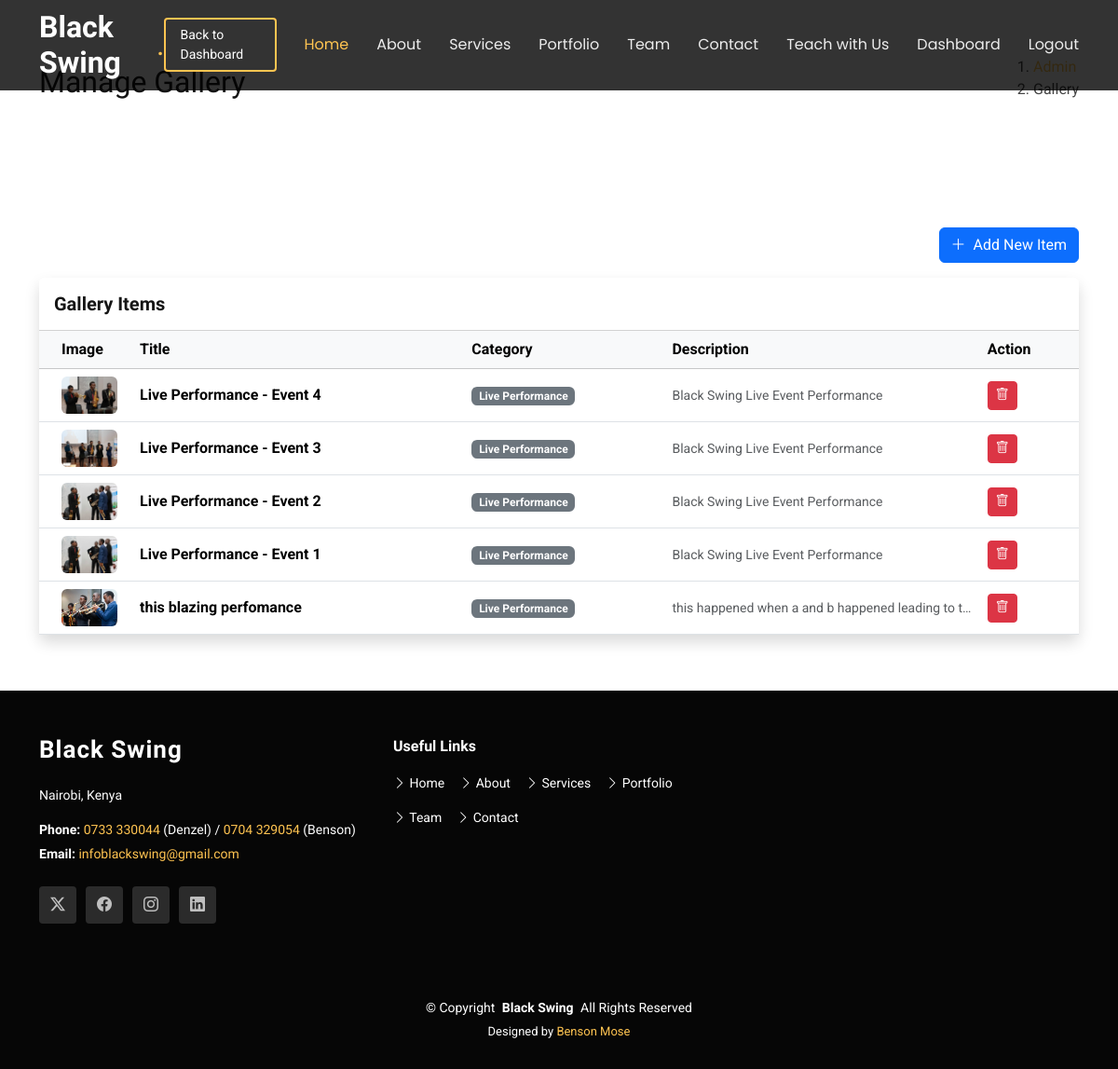
Screenshot of /dashboard/admin/gallery/ (signed in) with the database file from the repository.
### portfolio/models.py (models this page shows, shortened)
class Project(models.Model):
    CATEGORY_CHOICES = [
        ('live', 'Live Performance'),
        ('weddings', 'Weddings'),
        ('corporate', 'Corporate Events'),
    ]
    title = models.CharField(max_length=200)
    category = models.CharField(max_length=50, choices=CATEGORY_CHOICES, default='live')
    description = models.TextField(blank=True, help_text="Caption or description for this gallery item")
    image = models.ImageField(upload_to='portfolio_images/')
    created_at = models.DateTimeField(auto_now_add=True)
    class Meta:
        ordering = ['-created_at']

### dashboard/views.py (the view)
# urls.py: path('admin/gallery/', views.manage_gallery, name='manage_gallery'),
@login_required
def manage_gallery(request):
    if not request.user.is_superuser:
        return redirect('dashboard_redirect')
    items = Project.objects.all().order_by('-created_at')
    return render(request, 'dashboard/manage_gallery.html', {'items': items})

### core/context_processors.py (called while the page is built)
def unread_messages_count(request):
    if request.user.is_authenticated and request.user.is_superuser:
        messages_count = ContactMessage.objects.filter(is_read=False).count()
        bookings_count = ServiceBooking.objects.filter(is_read=False).count()
        return {'unread_messages_count': messages_count + bookings_count}
    return {}

### templates/dashboard/manage_gallery.html
{% extends 'base.html' %}
{% load static %}
{% block content %}
<section class="breadcrumbs">
    <div class="container">
        <div class="d-flex justify-content-between align-items-center">
            <h2>Manage Gallery</h2>
            <ol>
                <li><a href="{% url 'admin_dashboard' %}">Admin</a></li>
                <li>Gallery</li>
            </ol>
        </div>
    </div>
</section>
<section class="inner-page">
    <div class="container">
        <div class="d-flex justify-content-end mb-3">
            <a href="{% url 'add_gallery_item' %}" class="btn btn-primary"><i class="bi bi-plus-lg me-1"></i> Add New
                Item</a>
        </div>
        <div class="card shadow border-0">
            <div class="card-header bg-white py-3">
                <h5 class="mb-0 fw-bold">Gallery Items</h5>
            </div>
            <div class="card-body p-0">
                <div class="table-responsive">
                    <table class="table table-hover align-middle mb-0">
                        <thead class="table-light">
                            <tr>
                                <th class="ps-4" style="width: 100px;">Image</th>
                                <th>Title</th>
                                <th>Category</th>
                                <th>Description</th>
                                <th>Action</th>
                            </tr>
                        </thead>
                        <tbody>
                            {% for item in items %}
                            <tr>
                                <td class="ps-4">
                                    {% if item.image %}
                                    <img src="{{ item.image.url }}" class="rounded" width="60" height="40"
                                        style="object-fit: cover;">
                                    {% else %}
                                    <span class="text-muted small">No Img</span>
                                    {% endif %}
                                </td>
                                <td class="fw-bold">{{ item.title }}</td>
                                <td><span class="badge bg-secondary">{{ item.get_category_display }}</span></td>
                                <td class="text-muted small text-truncate" style="max-width: 200px;">
                                    {{ item.description|truncatewords:10 }}</td>
                                <td>
                                    <a href="{% url 'delete_gallery_item' item.id %}" class="btn btn-sm btn-danger"
                                        onclick="return confirm('Are you sure you want to delete this item?')"
                                        title="Delete">
                                        <i class="bi bi-trash"></i>
                                    </a>
                                </td>
                            </tr>
                            {% empty %}
                            <tr>
                                <td colspan="5" class="text-center py-4 text-muted">No gallery items found.</td>
                            </tr>
                            {% endfor %}
                        </tbody>
                    </table>
                </div>
            </div>
        </div>
    </div>
</section>
{% endblock %}

### static/css/main.css (style rules this page uses)
:root { --default-font: "Roboto", system-ui, -apple-system, "Segoe UI", Roboto, "Helvetica Neue", Arial, "Noto Sans", "Liberation Sans", sans-serif, "Apple Color Emoji", "Segoe UI Emoji", "Segoe UI Symbol", "Noto Color Emoji"; --heading-font: "Raleway", sans-serif; --nav-font: "Poppins", sans-serif; }
:root { --background-color: #ffffff; --default-color: #444444; --heading-color: #151515; --accent-color: #ffc451; --surface-color: #ffffff; --contrast-color: #312f2f; }
:root { --nav-color: rgba(255, 255, 255, 0.905); --nav-hover-color: #ffc451; --nav-mobile-background-color: #ffffff; --nav-dropdown-background-color: #ffffff; --nav-dropdown-color: #212529; --nav-dropdown-hover-color: #ffc451; }
:root { scroll-behavior: smooth; }
body { color: var(--default-color); background-color: var(--background-color); font-family: var(--default-font); }
a { color: var(--accent-color); text-decoration: none; transition: 0.3s; }
h1, h2, h3, h4, h5, h6 { color: var(--heading-color); font-family: var(--heading-font); }
section, .section { color: var(--default-color); background-color: var(--background-color); padding: 60px 0; scroll-margin-top: 80px; overflow: clip; }

### rows the page displays
Project: image (picture), title "Live Performance - Event 4", category "Live Performance", description "Black Swing Live Event Performance"
Project: image (picture), title "Live Performance - Event 3", category "Live Performance", description "Black Swing Live Event Performance"
Project: image (picture), title "Live Performance - Event 2", category "Live Performance", description "Black Swing Live Event Performance"
Project: image (picture), title "Live Performance - Event 1", category "Live Performance", description "Black Swing Live Event Performance"
Project: image (picture), title "this blazing perfomance", category "Live Performance", description "this happened when a and b happened leading to t…"
